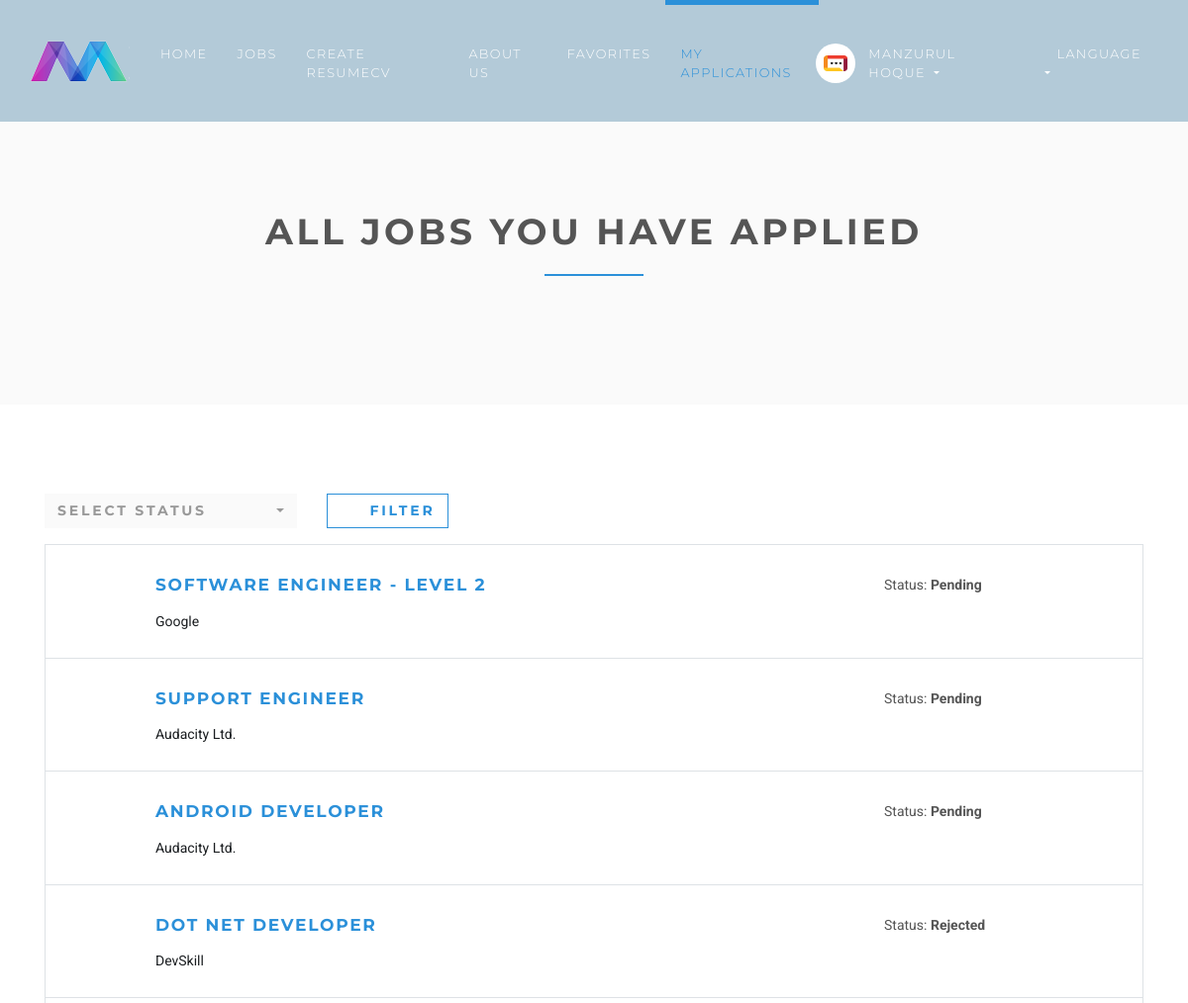
Before: /en/employee/my-applications (signed in, upper part) with the older database file.
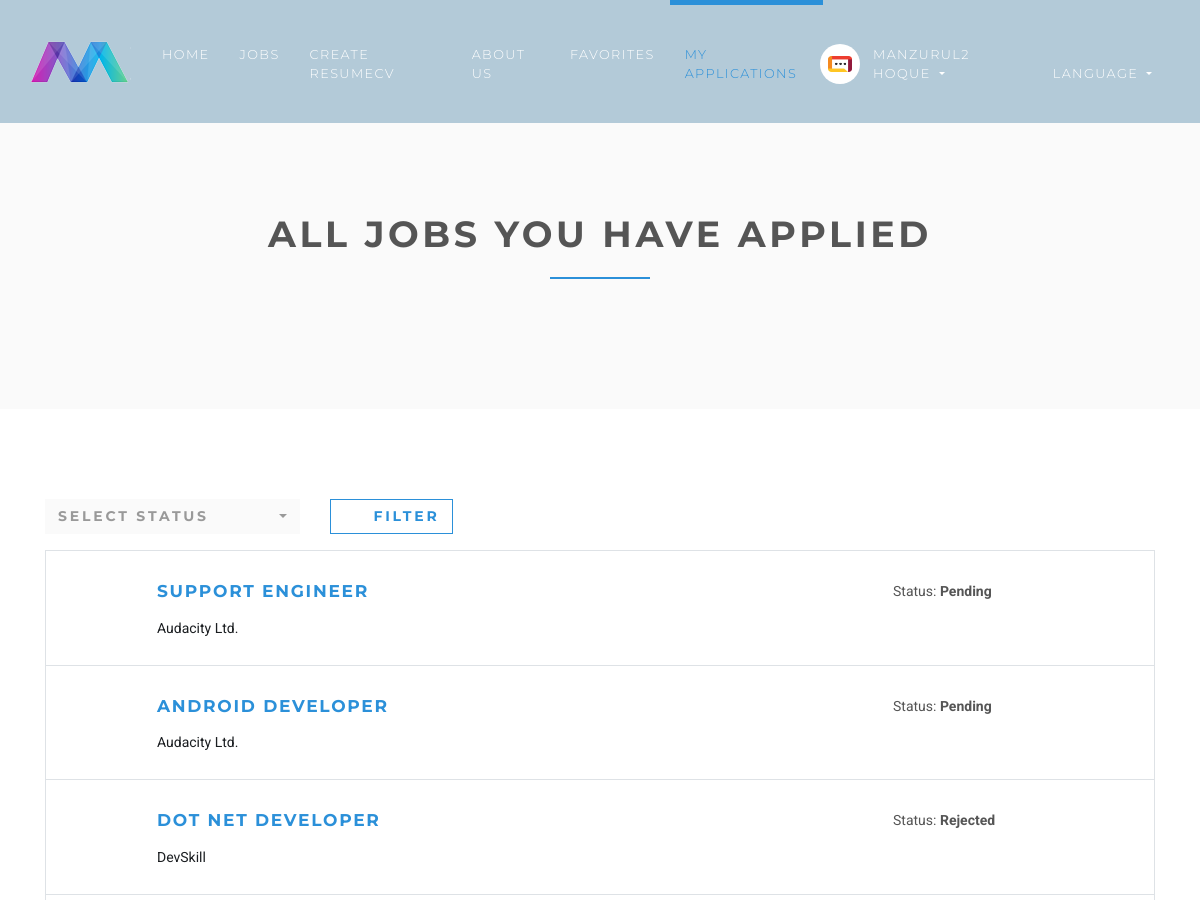
After: the same page with the newer database file.
### accounts/models.py (models this page shows, shortened)
class User(AbstractUser):
    username = None
    role = models.CharField(max_length=12, error_messages={"required": "Role must be provided"})
    gender = models.CharField(max_length=10, blank=True, null=True, default="")
    email = models.EmailField(
        unique=True, blank=False, error_messages={"unique": "A user with that email already exists."}
    )
    USERNAME_FIELD = "email"
    REQUIRED_FIELDS = []
    objects = UserManager()

### jobsapp/models.py (models this page shows, shortened)
class Applicant(models.Model):
    user = models.ForeignKey(User, on_delete=models.CASCADE)
    job = models.ForeignKey(Job, on_delete=models.CASCADE, related_name="applicants")
    created_at = models.DateTimeField(default=timezone.now)
    comment = models.TextField(blank=True, null=True)
    status = models.SmallIntegerField(default=1)
    class Meta:
        ordering = ["id"]
        unique_together = ["user", "job"]
    @property
    def get_status(self):
        if self.status == 1:
            return "Pending"
        elif self.status == 2:
            return "Accepted"
        else:
            return "Rejected"

class Job(models.Model):
    user = models.ForeignKey(User, on_delete=models.CASCADE)
    title = models.CharField(max_length=300)
    description = models.TextField()
    location = models.CharField(max_length=150)
    type = models.CharField(choices=JOB_TYPE, max_length=10)
    category = models.CharField(max_length=100)
    last_date = models.DateTimeField()
    company_name = models.CharField(max_length=100)
    company_description = models.CharField(max_length=300)
    website = models.CharField(max_length=100, default="")
    created_at = models.DateTimeField(default=timezone.now)
    filled = models.BooleanField(default=False)
    salary = models.IntegerField(default=0, blank=True)
    tags = models.ManyToManyField(Tag)
    objects = JobManager()
    class Meta:
        ordering = ["id"]

### jobsapp/views/employee.py (the view)
# urls.py: path("my-applications", EmployeeMyJobsListView.as_view(), name="employee-my-applications"),
@method_decorator(login_required(login_url=reverse_lazy("accounts:login")), name="dispatch")
@method_decorator(user_is_employee, name="dispatch")
class EmployeeMyJobsListView(ListView):
    model = Applicant
    template_name = "jobs/employee/my-applications.html"
    context_object_name = "applicants"
    paginate_by = 6
    def get_queryset(self):
        self.queryset = (
            self.model.objects.select_related("job").filter(user_id=self.request.user.id).order_by("-created_at")
        )
        if (
            "status" in self.request.GET
            and len(self.request.GET.get("status")) > 0
            and int(self.request.GET.get("status")) > 0
        ):
            self.queryset = self.queryset.filter(status=int(self.request.GET.get("status")))
        return self.queryset

### templates/jobs/employee/my-applications.html (shortened to what this page needs)
{% extends 'base.html' %}
{% load static %}
{% load is_favorited %}
{% load url_replace %}
{% block styles %}
    <link href="https://cdnjs.cloudflare.com/ajax/libs/select2/4.0.3/css/select2.min.css" rel="stylesheet"/>
    <link href="https://cdnjs.cloudflare.com/ajax/libs/select2-bootstrap-theme/0.1.0-beta.10/select2-bootstrap.min.css"
          rel="stylesheet"/>
    <link rel="stylesheet" href="{% static 'vendor/bootstrap-select/css/bootstrap-select.min.css' %}">
{% endblock %}
{% block content %}
    <section class="bg-light-gray">
        <div class="container">
            <div class="row">
                <div class="col-lg-8 mx-auto">
                    <h1 class="heading">All jobs you have applied</h1>
                </div>
            </div>
        </div>
    </section>
    <section style="margin-top: 0 !important;">
        <div class="container">
            <form id="job-main-form" method="get" action="" class="job-main-form">
                <div class="controls">
                    <div class="row align-items-center">
                        <div class="col-3">
                            <div class="form-group">
                                <select id="status" name="status" class="form-control select2">
                                    <option value="" selected>Select status</option>
                                </select>
                            </div>
                        </div>
                        <div class="col-6">
                            <div class="form-group">
                                <button type="submit" class="btn btn-outline-white-primary"><i class="fa fa-magic"></i>
                                    Filter
                                </button>
                            </div>
                        </div>
                    </div>
                </div>
            </form>
            {% for applicant in applicants %}
                <div class="job-listing">
                    <div class="row">
                        <div class="col-md-12 col-lg-6">
                            <div class="row">
                                <div class="col-2">
                                </div>
                                <div class="col-10">
                                    <h4 class="job__title">
                                        <a href="{% url 'jobs:jobs-detail' applicant.job.id %}">{{ applicant.job.title }}</a>
                                    </h4>
                                    <p class="job__company">
                                        <a href="#" style="color: #1b1e21">{{ applicant.job.company_name }}</a>
                                    </p>
                                </div>
                            </div>
                        </div>
                        <div class="col-10 col-md-3 col-lg-3 ml-auto">
                            <p>Status: <b>{{ applicant.get_status }}</b></p>
                        </div>
                    </div>
                </div>
            {% endfor %}
        </div>
    </section>
{% endblock %}

### templates/base.html (shortened to what this page needs)
{% load static %}
{% load static i18n %}
{% get_current_language as LANGUAGE_CODE %}
<!DOCTYPE html>
<html lang="{{ LANGUAGE_CODE }}">
<head>
    <link rel="stylesheet"
          href="{% static 'vendor/bootstrap/css/bootstrap.min.css' %}">
    <link rel="stylesheet"
          href="{% static 'vendor/font-awesome/css/font-awesome.min.css' %}">
    <link rel="stylesheet" href="{% static 'vendor/owl.carousel/assets/owl.carousel.css' %}">
    <link rel="stylesheet" href="{% static 'vendor/owl.carousel/assets/owl.theme.default.css' %}">
    <link rel="stylesheet" href="{% static 'css/style.default.css' %}" id="theme-stylesheet">
    <link rel="stylesheet" href="{% static 'css/custom.css' %}">
    <link rel="stylesheet" href="https://cdnjs.cloudflare.com/ajax/libs/toastr.js/latest/toastr.min.css"/>
    {% block styles %}{% endblock %}
</head>
<body>
<header class="header">
    <nav class="navbar navbar-expand-lg">
        <div class="container-fluid">
            <a href="{% url 'jobs:home' %}" class="navbar-brand">
                <img src="{% static 'img/logo-small.png' %}" alt="logo" class="d-none d-lg-block">
            </a>
            <div id="navbarSupportedContent" class="collapse navbar-collapse">
                {% with request.resolver_match.url_name as url_name %}
                    <ul class="navbar-nav ml-auto">
                        <li class="nav-item {% if url_name == 'home' %}active{% endif %}">
                            <a href="{% url 'jobs:home' %}" class="nav-link">Home <span class="sr-only">(current)</span></a>
                        </li>
                        <li class="nav-item {% if url_name == 'jobs' %}active{% endif %}">
                            <a href="{% url 'jobs:jobs' %}" class="nav-link">Jobs</a>
                        </li>
                        <li class="nav-item {% if url_name == 'templates' %}active{% endif %}">
                            <a href="{% url 'resume_cv:templates' %}" class="nav-link">Create ResumeCV</a>
                        </li>
                        <li class="nav-item">
                            <a href="/{{ LANGUAGE_CODE }}/about-us/" class="nav-link">About Us</a>
                        </li>
                        {% if request.user.is_authenticated and request.user.role == 'employer' %}
                            <li class="nav-item dropdown">
                                <a id="clientZone" href="#" data-toggle="dropdown"
                                   aria-haspopup="true" aria-expanded="false"
                                   class="nav-link dropdown-toggle has-img mb-3 mb-lg-0 mt-3 mt-lg-0">
                                    <div class="client-menu-image">
                                        <div class="inner">
                                            <img src="{% static 'img/company-1.png' %}"
                                                 alt="company image"
                                                 class="img-fluid">
                                        </div>
                                    </div>
                                    {% if request.user.role == 'employee' %}
                                        {{ request.user.first_name }} {{ request.user.last_name }}
                                    {% else %}
                                        {{ request.user.first_name }}
                                    {% endif %}
                                </a>
                                <div aria-labelledby="clientZone" class="dropdown-menu">
                                    <a href="{% url 'jobs:employer-dashboard' %}"
                                       class="dropdown-item {% if url_name == 'employer-dashboard' %}active{% endif %}"
                                    >
                                        Dashboard
                                    </a>
                                    <a href="{% url 'jobs:employer-all-applicants' %}"
                                       class="dropdown-item {% if url_name == 'employer-all-applicants' %}active{% endif %}"
                                    >
                                        Applicants
                                    </a>
                                    <a href="{% url 'jobs:employer-jobs-create' %}"
                                       class="dropdown-item {% if url_name == 'employer-jobs-create' %}active{% endif %}"
                                    >
                                        Post a new job
                                    </a>
                                    <a href="{% url 'accounts:logout' %}" class="dropdown-item">Logout</a>
                                </div>
                            </li>
                        {% elif request.user.is_authenticated and request.user.role == 'employee' %}
                            <li class="nav-item {% if url_name == 'employee-favorites' %}active{% endif %}">
                                <a href="{% url 'jobs:employee-favorites' %}" class="nav-link">Favorites</a>
                            </li>
                            <li class="nav-item {% if url_name == 'employee-my-applications' %}active{% endif %}">
                                <a href="{% url 'jobs:employee-my-applications' %}" class="nav-link">My Applications</a>
                            </li>
                            <li class="nav-item dropdown">
                                <a id="clientZone" href="#" data-toggle="dropdown"
                                   aria-haspopup="true" aria-expanded="false"
                                   class="nav-link dropdown-toggle has-img mb-3 mb-lg-0 mt-3 mt-lg-0">
                                    <div class="client-menu-image">
                                        <div class="inner">
                                            <img src="{% static 'img/company-1.png' %}"
                                                 alt="company image"
                                                 class="img-fluid">
                                        </div>
                                    </div>
                                    {% if request.user.role == 'employee' %}
                                        {{ request.user.first_name }} {{ request.user.last_name }}
                                    {% else %}
                                        {{ request.user.first_name }}
                                    {% endif %}
                                </a>
                            </li>
                        {% endif %}
                        {% include "lang_selector.html" %}
                    </ul>
                {% endwith %}
            </div>
        </div>
    </nav>
</header>
<div>
    {% block content %} {% endblock %}
</div>
</body>
</html>

### templates/lang_selector.html (shortened to what this page needs)
{% load i18n %}
<li class="nav-item dropdown">
    <a href="#" data-toggle="dropdown" aria-haspopup="true" aria-expanded="false"
       class="nav-link dropdown-toggle has-img mb-3 mb-lg-0 mt-3 mt-lg-0">
        <em class="fa fa-language"></em>
        {% trans "Language" %}
    </a>
</li>

Changed rows visible on the page:
removed Applicant: job "SOFTWARE ENGINEER - LEVEL 2", job.company_name "Google", get_status "Pending"
changed User "HOQUE": user.first_name "MANZURUL" → "MANZURUL2"
